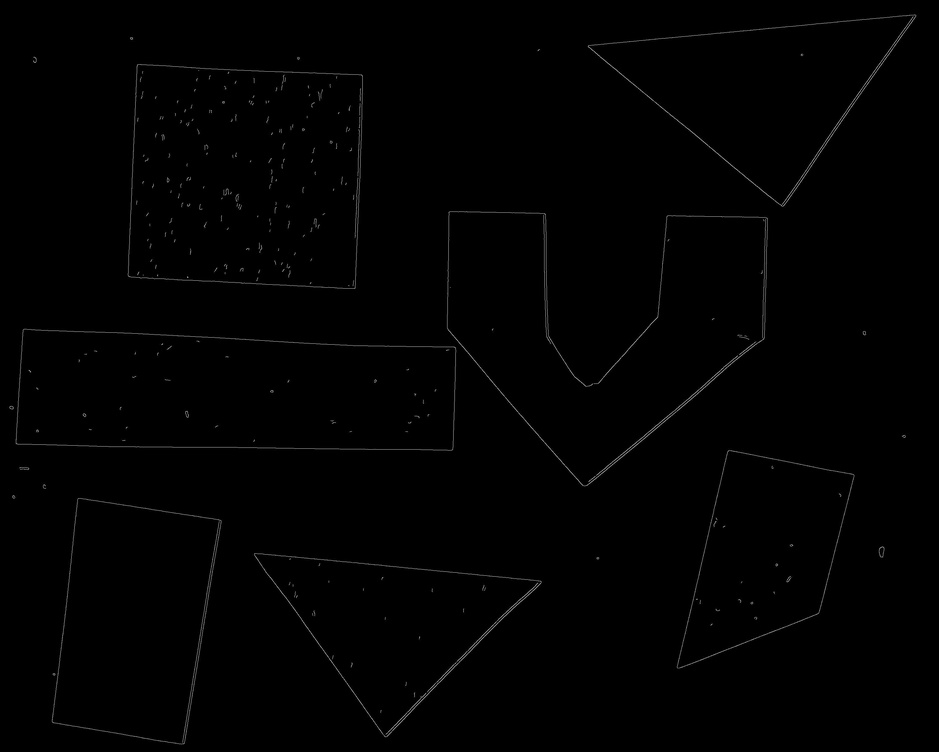
#> input picture 2/6-a.jpg.jpeg, 939 x 752 px, shrunk from 3068 x 2457 before the run
$ python Reconstruct-Boundry.py
#> lines starting #> are read from the running program, lines starting #| are printed output that depends on the picture; after the words box and inside, x2 and y2 are one past the last pixel; in counts of white or black regions, pixels touching at a corner belong together
import cv2
import numpy as np

import matplotlib.pyplot as plt

def clean_and_reconstruct_edges(image_path):
    # 1. Load the image in grayscale
#> called with image_path = '6-a.jpg.jpeg'
    img = cv2.imread(image_path, cv2.IMREAD_GRAYSCALE)
#> img is the input picture: shape (752, 939); min 0, max 139, mean 1.3

    # Binarize to ensure purely black and white pixels
    _, binary = cv2.threshold(img, 10, 255, cv2.THRESH_BINARY)
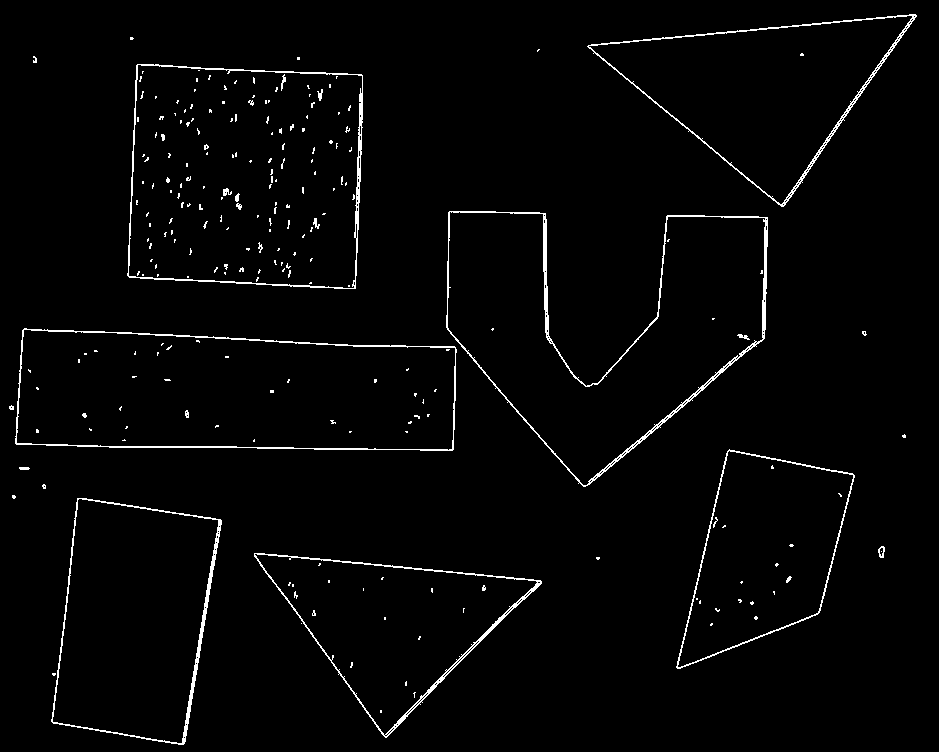
#> binary: shape (752, 939); 2.2% white in thin lines or dots

    # 2. Morphological Closing to bridge gaps in the boundaries
    # A 5x5 square kernel is large enough to bridge the small gaps in the lines
    kernel = np.ones((5, 5), np.uint8)
    closed_img = cv2.morphologyEx(binary, cv2.MORPH_CLOSE, kernel)
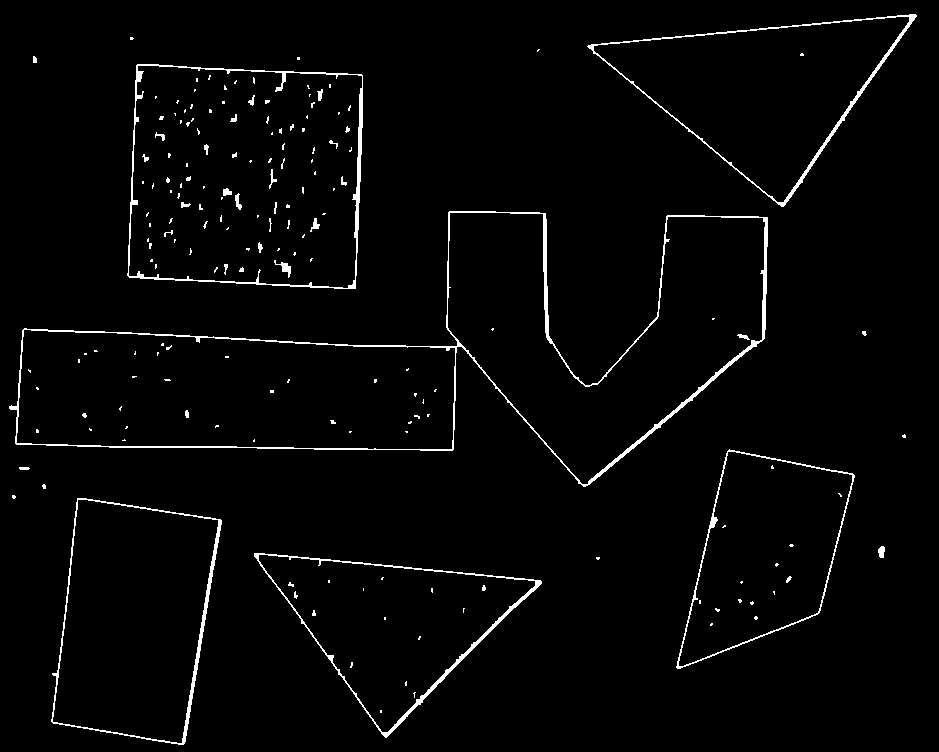
#> closed_img: shape (752, 939); 2.3% white in thin lines or dots

    # 3. Contour detection to identify all distinct shapes (and noise)
    contours, _ = cv2.findContours(closed_img, cv2.RETR_EXTERNAL, cv2.CHAIN_APPROX_SIMPLE)
#> contours = 17 contours, 10 with area under 20; largest, box (x1, y1, x2, y2) and area: (9, 211, 768, 487) 94184, (127, 64, 363, 289) 48650, (51, 498, 222, 745) 31818, (587, 14, 917, 207) 29980, (254, 553, 542, 738) 24942, (676, 449, 855, 669) 23608, (878, 546, 885, 558) 50

    # Create a blank black mask to draw the final result on
    final_clean_image = np.zeros_like(img)

    # 4. Filter out noise by area
    min_area = 100 # Adjust this threshold based on the specific image size

    for contour in contours:
        # Calculate the area of each shape
        area = cv2.contourArea(contour)

        # If the shape is large enough to be a real object (not noise)
        if area > min_area:
            # Draw it onto the clean mask with a solid thickness
            cv2.drawContours(final_clean_image, [contour], -1, 255, thickness=2)
#> this loop made 17 passes
#> area on passes 2, 3, 4, 8, 11, 12, 17: 24942.5, 50.5, 31817.5, 23608.5, 94183.5, 48649.5, 29980.5
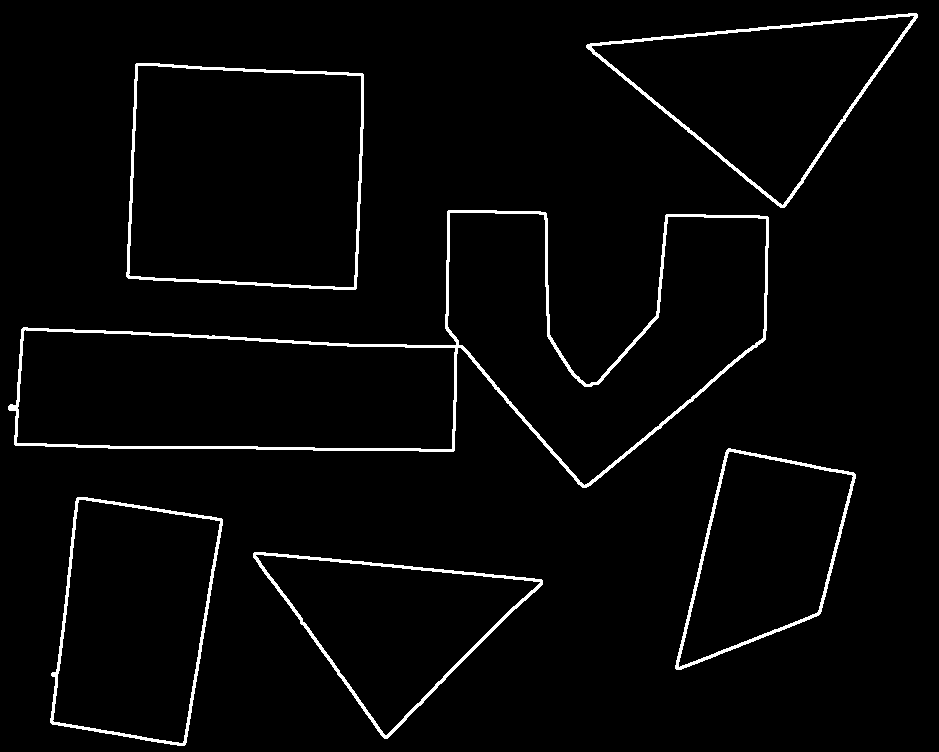
#> final_clean_image: shape (752, 939); 2.9% white; 6 white regions, box (x1, y1, x2, y2) and area: (8, 210, 769, 488) 7583, (586, 13, 918, 208) 2802, (126, 63, 364, 290) 2712, (253, 552, 543, 739) 2517, (50, 497, 223, 746) 2404, (675, 448, 856, 670) 2210

    return final_clean_image

# Set the image path
img_path = '6-a.jpg.jpeg'

# Run the function
cleaned_edges = clean_and_reconstruct_edges(img_path)

# Load the original image for comparison plotting
original_img = cv2.imread(img_path, cv2.IMREAD_GRAYSCALE)

# Set up the matplotlib figure
fig, axes = plt.subplots(1, 2, figsize=(12, 6))

# Plot the original image
axes[0].imshow(original_img, cmap='gray')
axes[0].set_title('Original Image (Noisy & Broken Edges)')
axes[0].axis('off')

# Plot the cleaned and reconstructed image
axes[1].imshow(cleaned_edges, cmap='gray')
axes[1].set_title('Cleaned & Reconstructed Edges')
axes[1].axis('off')

# Adjust layout and display
plt.tight_layout()
plt.show()
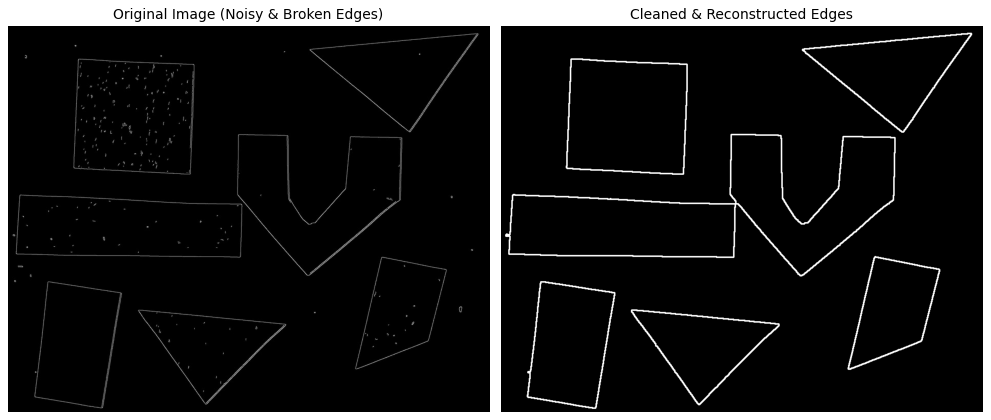
#> figure drawn by matplotlib, 2 panels
